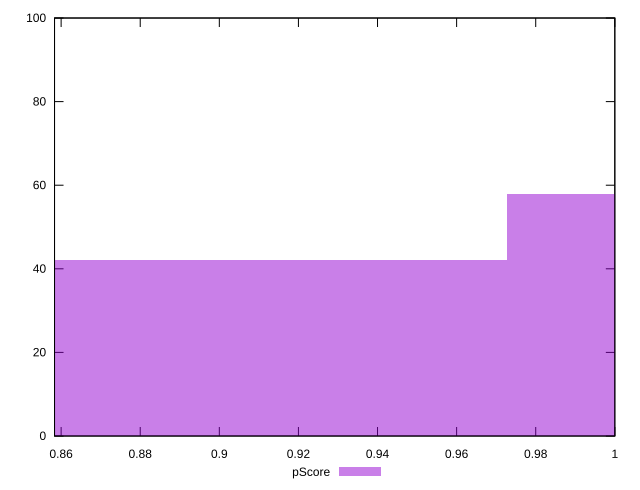

Here is the gnuplot script that generated this plot:
reset

$pScore <<EOF
1.0474918437087406 58
0.8978501517503492 42
EOF

set key outside below
set boxwidth 0.14964169195839153
set xrange [0.8583333333333334:1]
set yrange [0:100]
set trange [0:100]
set style fill transparent solid 0.5 noborder
set terminal svg size 640, 490 enhanced background rgb 'white'
set output "report_00018_2021-02-10T15-25-16.877Z/unused-css-rules/samples/pages+cached/pScore/histogram.svg"

plot $pScore title "pScore" with boxes

reset
